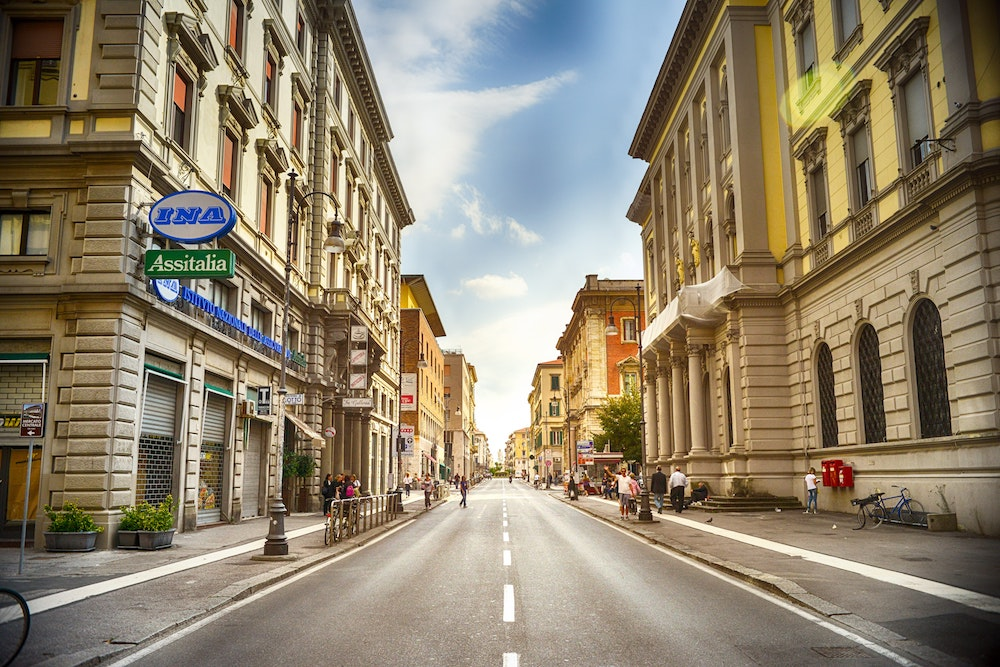
#> input picture resources/city.jpg, 1000 x 667 px
$ jupyter execute 'Prewitt filter.ipynb'   (older library calls are emulated)
#> lines starting #> are read from the running program, lines starting #| are printed output that depends on the picture
[cell 1]
import numpy as np
from skimage.io import imread
from skimage.color import rgb2gray
import matplotlib.pyplot as plt

input_pixels = np.array(rgb2gray(imread('resources/city.jpg'))*256, dtype=np.uint8)
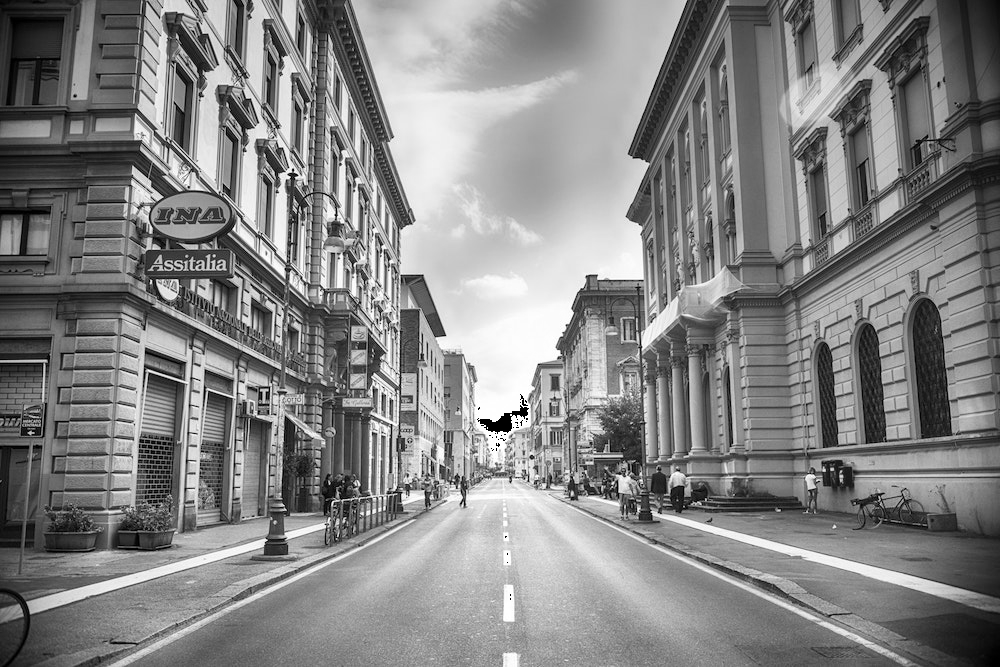
#> input_pixels: shape (667, 1000); min 0, max 255, mean 132.4
plt.axis("off")
# plt.imshow(input_pixels, cmap="gray")

kernel_horizontal = np.array([[1, 0, -1], [1, 0, -1], [1, 0, -1]], dtype = np.float)
kernel_vertical   = np.array([[1, 1, 1], [0, 0, 0], [-1, -1, -1]], dtype = np.float)

from scipy import signal

Gx = signal.convolve2d(input_pixels, kernel_horizontal, boundary='symm', mode='same')
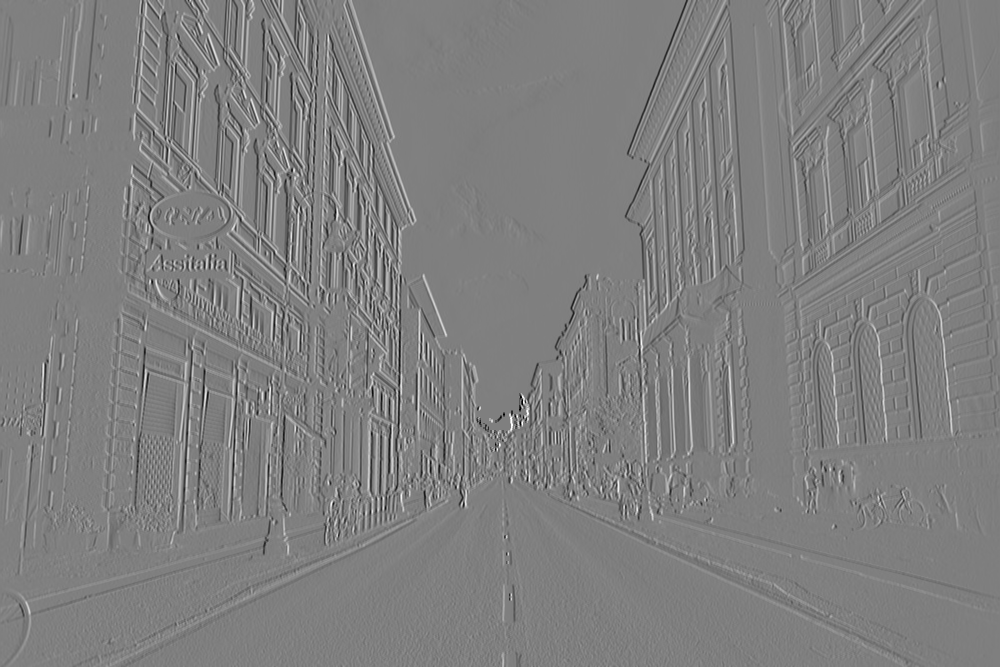
#> Gx: shape (667, 1000) float64; min -765, max 765, mean 0; drawn with min black and max white
Gy = signal.convolve2d(input_pixels, kernel_vertical, boundary='symm', mode='same')
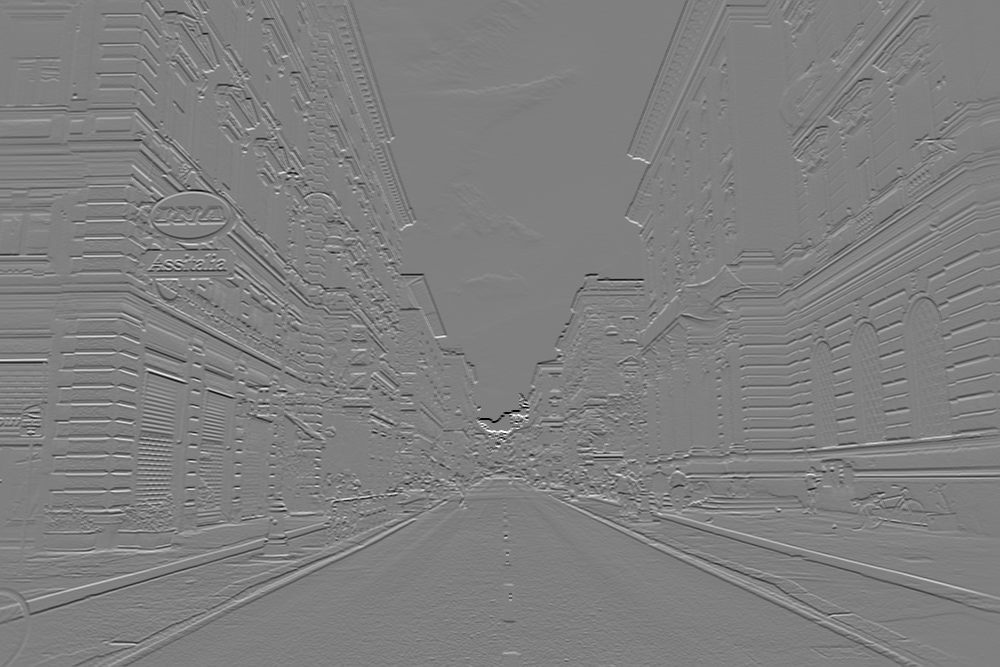
#> Gy: shape (667, 1000) float64; min -765, max 765, mean 0; drawn with min black and max white

gradient_magnitude = np.sqrt(Gx * Gx + Gy * Gy)
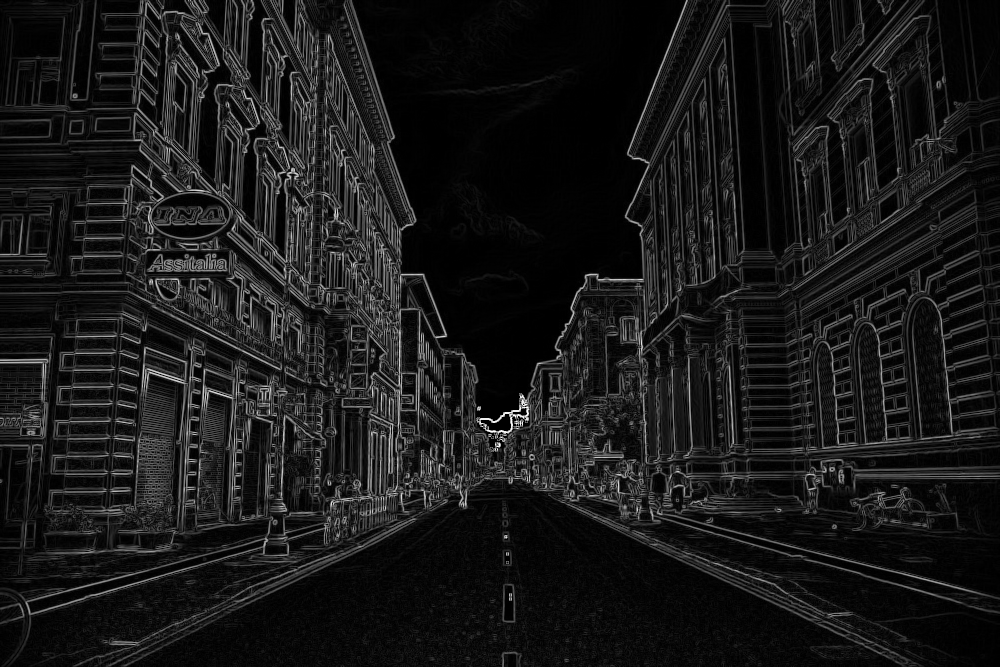
#> gradient_magnitude: shape (667, 1000) float64; min 0, max 806.4, mean 78.7; drawn with min black and max white
gradient_magnitude *= 255.0 / np.max(gradient_magnitude)
